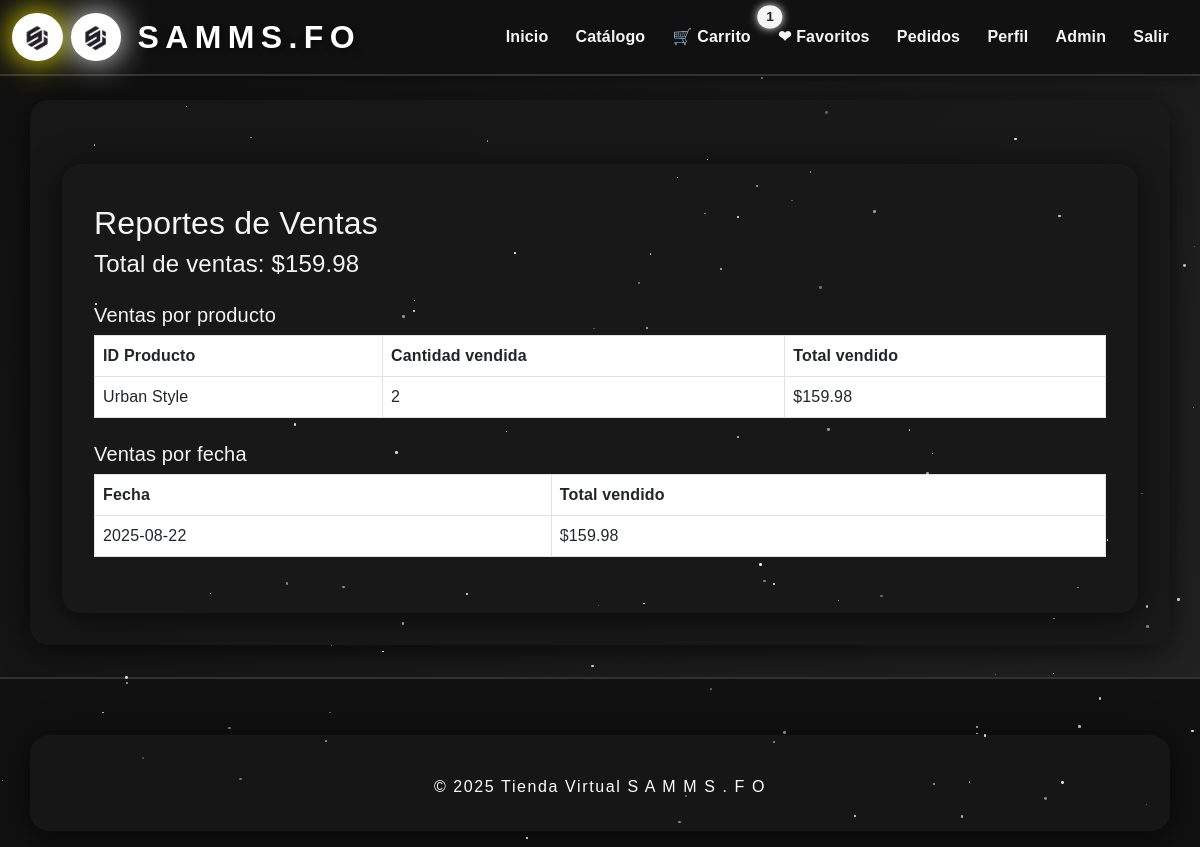
Screenshot of /admin/reports (signed in) with the database file from the repository.
### app/models/products.py (models this page shows, shortened)
class Product(db.Model):
    __tablename__ = 'products'
    id = db.Column(db.Integer, primary_key=True)
    name = db.Column(db.String(100), nullable=False)
    description = db.Column(db.Text)
    price = db.Column(db.Float, nullable=False)
    stock = db.Column(db.Integer, default=0)
    image = db.Column(db.String(255))  # Nombre del archivo de imagen
    size = db.Column(db.String(20))
    color = db.Column(db.String(30))
    category_id = db.Column(db.Integer, db.ForeignKey('categories.id'), nullable=False)
    created_at = db.Column(db.DateTime, server_default=db.func.now())
    updated_at = db.Column(db.DateTime, server_default=db.func.now(), onupdate=db.func.now())
    promo = db.Column(db.String(255))  # Texto de promoción, si aplica
    destacado = db.Column(db.Boolean, default=False)  # Si es producto destacado

### app/routes/admin.py (the view)
@admin_bp.route('/reports')
@login_required
@admin_required
def reports():
    total_ventas = db.session.query(func.sum(Order.total)).scalar() or 0
    ventas_por_producto = db.session.query(
        Product.name,
        func.sum(OrderDetail.quantity).label('cantidad'),
        func.sum(OrderDetail.price * OrderDetail.quantity).label('total')
    ).join(Product, OrderDetail.product_id == Product.id).group_by(OrderDetail.product_id, Product.name).all()
    ventas_por_fecha = db.session.query(
        func.date(Order.created_at).label('fecha'),
        func.sum(Order.total).label('total')
    ).group_by('fecha').all()
    ventas_por_fecha = [(str(fecha), total) for fecha, total in ventas_por_fecha]
    return render_template('admin/reports.html',
                           total_ventas=total_ventas,
                           ventas_por_producto=ventas_por_producto,
                           ventas_por_fecha=ventas_por_fecha)

### app/routes/admin.py (called while the page is built)
def admin_required(f):
    @wraps(f)
    def decorated_function(*args, **kwargs):
        if not current_user.is_authenticated or current_user.role != UserRole.ADMIN:
            flash('Acceso denegado: solo administradores.', 'danger')
            return redirect(url_for('auth.login'))
        return f(*args, **kwargs)
    return decorated_function

### app/templates/admin/reports.html
{% extends 'base.html' %}
{% block content %}
<div class="container mt-4">
  <h2>Reportes de Ventas</h2>
  <div class="mb-4">
    <h4>Total de ventas: ${{ '%.2f'|format(total_ventas) }}</h4>
  </div>
  <div class="mb-4">
    <h5>Ventas por producto</h5>
    <table class="table table-bordered">
      <thead>
        <tr>
          <th>ID Producto</th>
          <th>Cantidad vendida</th>
          <th>Total vendido</th>
        </tr>
      </thead>
      <tbody>
        {% for prod in ventas_por_producto %}
        <tr>
          <td>{{ prod[0] }}</td>
          <td>{{ prod[1] }}</td>
          <td>${{ '%.2f'|format(prod[2]) }}</td>
        </tr>
        {% endfor %}
      </tbody>
    </table>
  </div>
  <div class="mb-4">
    <h5>Ventas por fecha</h5>
    <table class="table table-bordered">
      <thead>
        <tr>
          <th>Fecha</th>
          <th>Total vendido</th>
        </tr>
      </thead>
      <tbody>
        {% for fecha, total in ventas_por_fecha %}
        <tr>
          <td>{{ fecha }}</td>
          <td>${{ '%.2f'|format(total) }}</td>
        </tr>
        {% endfor %}
      </tbody>
    </table>
  </div>
</div>
{% endblock %}

### app/static/star-bg.css (style rules this page uses)
body { min-height: 100vh; background: #0a0a23; overflow-x: hidden; }

### app/templates/base.html (style rules this page uses)
body { background: linear-gradient(120deg, #111 0%, #222 100%), url('https://www.transparenttextures.com/patterns/asfalt-light.png'); min-height: 100vh; color: #f5f5f5; font-family: 'Montserrat', Arial, sans-serif; letter-spacing: 0.01em; background-blend-mode: overlay; }
.container { background: #181818cc; border-radius: 1.2rem; box-shadow: 0 4px 32px 0 #000a; padding: 2.5rem 2rem 2rem 2rem; margin-top: 2.5rem; }
::placeholder { color: #bbb; opacity: 1; }

### rows the page displays
Product: name "Urban Style", prod "2", prod "159.98"

### other values shown
{{ '%.2f'|format(total_ventas) }} "159.98"
{{ fecha }} "2025-08-22"
{{ '%.2f'|format(total) }} "159.98"
